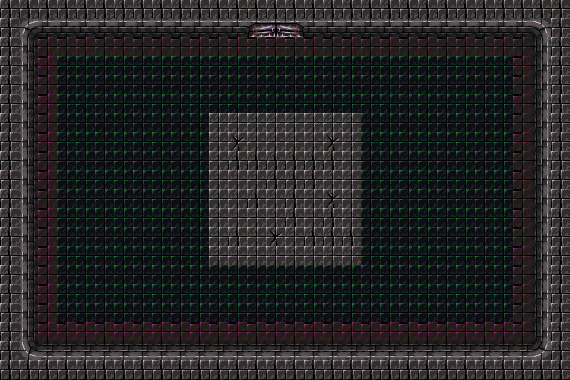

Below is a game level as drawn by its tile map, then a one-line description and the .tmx file that defines it, in full:
An orthogonal 30x20 tile map with 19x19 px tiles, 1 tile layer (Map).

<map version="1.10" tiledversion="1.10.2" orientation="orthogonal" renderorder="right-down" width="30" height="20" tilewidth="19" tileheight="19" infinite="0" nextlayerid="2" nextobjectid="1">
 <tileset firstgid="1" source="Palette.tsx" />
 <layer id="1" name="Map" width="30" height="20">
  <data encoding="csv">
26,26,26,26,26,26,26,26,26,26,26,26,26,26,26,26,26,26,26,26,26,26,26,26,26,26,26,26,26,26,
26,20,25,25,25,25,25,25,25,25,25,25,25,14,13,12,25,25,25,25,25,25,25,25,25,25,25,25,19,26,
26,23,34,34,34,34,34,34,34,34,34,34,34,34,34,34,34,34,34,34,34,34,34,34,34,34,34,34,22,26,
26,23,34,17,17,17,17,17,17,17,17,17,17,17,17,17,17,17,17,17,17,17,17,17,17,17,17,34,22,26,
26,23,34,17,17,17,17,17,17,17,17,17,17,17,17,17,17,17,17,17,17,17,17,17,17,17,17,34,22,26,
26,23,34,17,17,17,17,17,17,17,17,17,17,17,17,17,17,17,17,17,17,17,17,17,17,17,17,34,22,26,
26,23,34,17,17,17,17,17,17,17,17,29,29,29,29,29,29,29,29,17,17,17,17,17,17,17,17,34,22,26,
26,23,34,17,17,17,17,17,17,17,17,29,27,29,29,29,29,27,29,17,17,17,17,17,17,17,17,34,22,26,
26,23,34,17,17,17,17,17,17,17,17,29,26,26,26,26,26,26,29,17,17,17,17,17,17,17,17,34,22,26,
26,23,34,17,17,17,17,17,17,17,17,29,29,29,26,26,26,29,29,17,17,17,17,17,17,17,17,34,22,26,
26,23,34,17,17,17,17,17,17,17,17,29,29,26,29,26,29,27,29,17,17,17,17,17,17,17,17,34,22,26,
26,23,34,17,17,17,17,17,17,17,17,29,29,29,29,26,29,26,29,17,17,17,17,17,17,17,17,34,22,26,
26,23,34,17,17,17,17,17,17,17,17,29,26,29,27,29,26,26,26,17,17,17,17,17,17,17,17,34,22,26,
26,23,34,17,17,17,17,17,17,17,17,29,29,29,29,29,29,29,29,17,17,17,17,17,17,17,17,34,22,26,
26,23,34,17,17,17,17,17,17,17,17,17,17,17,17,17,17,17,17,17,17,17,17,17,17,17,17,34,22,26,
26,23,34,17,17,17,17,17,17,17,17,17,17,17,17,17,17,17,17,17,17,17,17,17,17,17,17,34,22,26,
26,23,34,17,17,17,17,17,17,17,17,17,17,17,17,17,17,17,17,17,17,17,17,17,17,17,17,34,22,26,
26,23,34,34,34,34,34,34,34,34,34,34,34,34,34,34,34,34,34,34,34,34,34,34,34,34,34,34,22,26,
26,21,24,24,24,24,24,24,24,24,24,24,24,24,24,24,24,24,24,24,24,24,24,24,24,24,24,24,18,26,
26,26,26,26,26,26,26,26,26,26,26,26,26,26,26,26,26,26,26,26,26,26,26,26,26,26,26,26,26,26
</data>
 </layer>
</map>